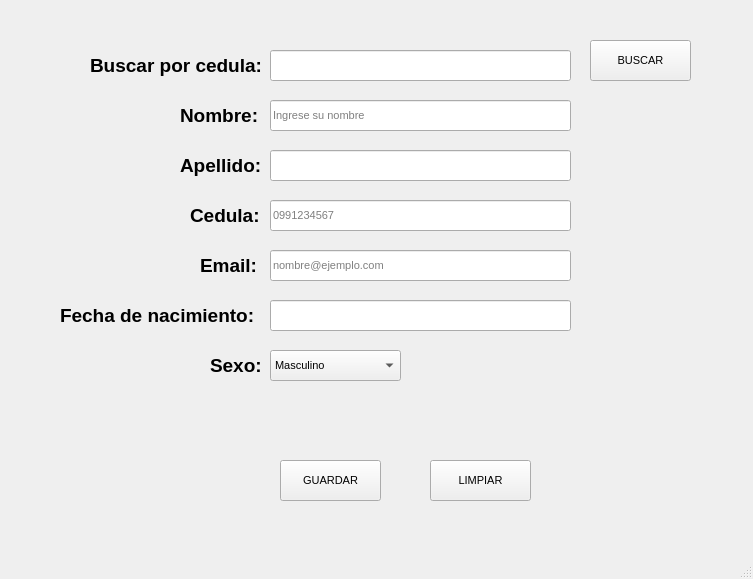
<?xml version="1.0" encoding="UTF-8"?>
<ui version="4.0">
 <class>vtnPrincipal</class>
 <widget class="QMainWindow" name="vtnPrincipal">
  <property name="geometry">
   <rect>
    <x>0</x>
    <y>0</y>
    <width>753</width>
    <height>579</height>
   </rect>
  </property>
  <property name="font">
   <font>
    <pointsize>8</pointsize>
   </font>
  </property>
  <property name="windowTitle">
   <string>MainWindow</string>
  </property>
  <property name="toolTip">
   <string>Ingrese solo números</string>
  </property>
  <widget class="QWidget" name="centralwidget">
   <widget class="QPushButton" name="btnGuardar">
    <property name="geometry">
     <rect>
      <x>280</x>
      <y>460</y>
      <width>101</width>
      <height>41</height>
     </rect>
    </property>
    <property name="cursor">
     <cursorShape>PointingHandCursor</cursorShape>
    </property>
    <property name="text">
     <string>GUARDAR</string>
    </property>
   </widget>
   <widget class="QPushButton" name="btnlimpiar">
    <property name="geometry">
     <rect>
      <x>430</x>
      <y>460</y>
      <width>101</width>
      <height>41</height>
     </rect>
    </property>
    <property name="cursor">
     <cursorShape>PointingHandCursor</cursorShape>
    </property>
    <property name="text">
     <string>LIMPIAR</string>
    </property>
   </widget>
   <widget class="QPushButton" name="btnBuscar">
    <property name="geometry">
     <rect>
      <x>590</x>
      <y>40</y>
      <width>101</width>
      <height>41</height>
     </rect>
    </property>
    <property name="cursor">
     <cursorShape>PointingHandCursor</cursorShape>
    </property>
    <property name="text">
     <string>BUSCAR</string>
    </property>
   </widget>
   <widget class="QLineEdit" name="txtNombre">
    <property name="geometry">
     <rect>
      <x>270</x>
      <y>100</y>
      <width>301</width>
      <height>31</height>
     </rect>
    </property>
    <property name="maxLength">
     <number>50</number>
    </property>
    <property name="placeholderText">
     <string>Ingrese su nombre</string>
    </property>
   </widget>
   <widget class="QComboBox" name="cbsexo">
    <property name="geometry">
     <rect>
      <x>270</x>
      <y>350</y>
      <width>131</width>
      <height>31</height>
     </rect>
    </property>
    <item>
     <property name="text">
      <string>Masculino</string>
     </property>
    </item>
    <item>
     <property name="text">
      <string>Femenino</string>
     </property>
    </item>
    <item>
     <property name="text">
      <string>Prefiero no decirlo</string>
     </property>
    </item>
   </widget>
   <widget class="QLineEdit" name="txtApellido">
    <property name="geometry">
     <rect>
      <x>270</x>
      <y>150</y>
      <width>301</width>
      <height>31</height>
     </rect>
    </property>
   </widget>
   <widget class="QLineEdit" name="txtcedula">
    <property name="geometry">
     <rect>
      <x>270</x>
      <y>200</y>
      <width>301</width>
      <height>31</height>
     </rect>
    </property>
    <property name="toolTip">
     <string>Ingrese solo números</string>
    </property>
    <property name="inputMask">
     <string/>
    </property>
    <property name="maxLength">
     <number>10</number>
    </property>
    <property name="placeholderText">
     <string>0991234567</string>
    </property>
   </widget>
   <widget class="QLineEdit" name="txtEmail">
    <property name="geometry">
     <rect>
      <x>270</x>
      <y>250</y>
      <width>301</width>
      <height>31</height>
     </rect>
    </property>
    <property name="placeholderText">
     <string>nombre@ejemplo.com</string>
    </property>
   </widget>
   <widget class="QLineEdit" name="txtfechanacimiento">
    <property name="geometry">
     <rect>
      <x>270</x>
      <y>300</y>
      <width>301</width>
      <height>31</height>
     </rect>
    </property>
   </widget>
   <widget class="QLineEdit" name="txtBuscarXcedula">
    <property name="geometry">
     <rect>
      <x>270</x>
      <y>50</y>
      <width>301</width>
      <height>31</height>
     </rect>
    </property>
   </widget>
   <widget class="QLabel" name="lbBuscar">
    <property name="geometry">
     <rect>
      <x>90</x>
      <y>40</y>
      <width>181</width>
      <height>51</height>
     </rect>
    </property>
    <property name="font">
     <font>
      <pointsize>14</pointsize>
      <weight>75</weight>
      <bold>true</bold>
     </font>
    </property>
    <property name="text">
     <string>Buscar por cedula:</string>
    </property>
   </widget>
   <widget class="QLabel" name="lbNombre">
    <property name="geometry">
     <rect>
      <x>180</x>
      <y>90</y>
      <width>91</width>
      <height>51</height>
     </rect>
    </property>
    <property name="font">
     <font>
      <pointsize>14</pointsize>
      <weight>75</weight>
      <bold>true</bold>
     </font>
    </property>
    <property name="text">
     <string>Nombre:</string>
    </property>
   </widget>
   <widget class="QLabel" name="lbApellido">
    <property name="geometry">
     <rect>
      <x>180</x>
      <y>140</y>
      <width>91</width>
      <height>51</height>
     </rect>
    </property>
    <property name="font">
     <font>
      <pointsize>14</pointsize>
      <weight>75</weight>
      <bold>true</bold>
     </font>
    </property>
    <property name="text">
     <string>Apellido:</string>
    </property>
   </widget>
   <widget class="QLabel" name="lbCedula">
    <property name="geometry">
     <rect>
      <x>190</x>
      <y>190</y>
      <width>91</width>
      <height>51</height>
     </rect>
    </property>
    <property name="font">
     <font>
      <pointsize>14</pointsize>
      <weight>75</weight>
      <bold>true</bold>
     </font>
    </property>
    <property name="text">
     <string>Cedula:</string>
    </property>
   </widget>
   <widget class="QLabel" name="lbEmail">
    <property name="geometry">
     <rect>
      <x>200</x>
      <y>240</y>
      <width>91</width>
      <height>51</height>
     </rect>
    </property>
    <property name="font">
     <font>
      <pointsize>14</pointsize>
      <weight>75</weight>
      <bold>true</bold>
     </font>
    </property>
    <property name="text">
     <string>Email:</string>
    </property>
   </widget>
   <widget class="QLabel" name="lbCelular">
    <property name="geometry">
     <rect>
      <x>60</x>
      <y>290</y>
      <width>211</width>
      <height>51</height>
     </rect>
    </property>
    <property name="font">
     <font>
      <pointsize>14</pointsize>
      <weight>75</weight>
      <bold>true</bold>
     </font>
    </property>
    <property name="text">
     <string>Fecha de nacimiento:</string>
    </property>
   </widget>
   <widget class="QLabel" name="lbSexo">
    <property name="geometry">
     <rect>
      <x>210</x>
      <y>340</y>
      <width>91</width>
      <height>51</height>
     </rect>
    </property>
    <property name="font">
     <font>
      <pointsize>14</pointsize>
      <weight>75</weight>
      <bold>true</bold>
     </font>
    </property>
    <property name="text">
     <string>Sexo:</string>
    </property>
   </widget>
  </widget>
  <widget class="QMenuBar" name="menubar">
   <property name="geometry">
    <rect>
     <x>0</x>
     <y>0</y>
     <width>753</width>
     <height>21</height>
    </rect>
   </property>
  </widget>
  <widget class="QStatusBar" name="statusbar"/>
 </widget>
 <resources/>
 <connections/>
</ui>
